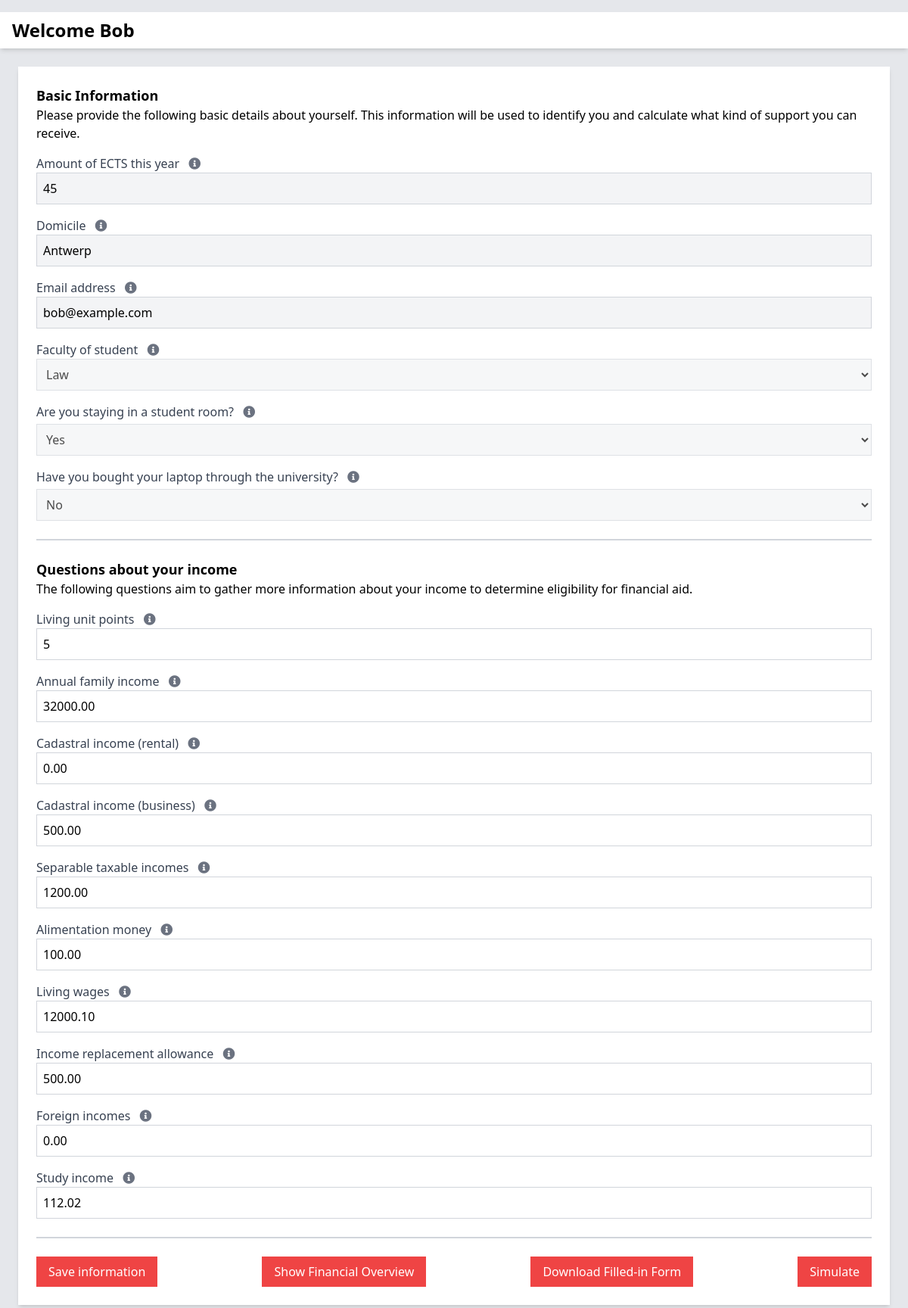
Screenshot of /simulate/ (signed in) with the database file from the repository.
### app/models.py (models this page shows, shortened)
class Question(models.Model):
    text = models.CharField(max_length=200, unique=True)
    tag = models.CharField(max_length=50, unique=True, null=True, blank=True)
    pub_date = models.DateTimeField(auto_now_add=True, null=True, blank=True)

class UserProfile(models.Model):
    user_id = models.AutoField(primary_key=True)
    password = models.CharField(max_length=128)  # You'd normally use Django's built-in User model with hashing
    email = models.EmailField()
    faculty = models.CharField(max_length=100)
    ects_amount = models.PositiveIntegerField()
    domicile = models.CharField(max_length=255)
    living_unit_points = models.IntegerField(null=True, blank=True)  # Points for living unit
    annual_family_income = models.DecimalField(max_digits=12, decimal_places=2)
    cadastral_income_rental = models.DecimalField(max_digits=12, decimal_places=2)
    cadastral_income_business = models.DecimalField(max_digits=12, decimal_places=2)
    separable_taxable_incomes = models.DecimalField(max_digits=12, decimal_places=2)
    alimentation_money = models.DecimalField(max_digits=12, decimal_places=2, null=True, blank=True)
    living_wages = models.DecimalField(max_digits=12, decimal_places=2)
    income_replacement_allowance = models.DecimalField(max_digits=12, decimal_places=2)
    foreign_incomes = models.DecimalField(max_digits=12, decimal_places=2)
    study_income = models.DecimalField(max_digits=12, decimal_places=2, null=True, blank=True)
    student_room = models.CharField(max_length=3, choices=[('yes', 'Yes'), ('no', 'No')], blank=True, null=True)
    laptop_purchased = models.CharField(max_length=3, choices=[('yes', 'Yes'), ('no', 'No')], blank=True, null=True)

### app/views.py (the view)
# urls.py: path('simulate/', views.simulate, name='simulate'),  # Simulate page
def simulate(request):
    if 'guest' in request.GET:
        if 'email' in request.session:
            del request.session['email']
    user_email = request.session.get('email')
    if not user_email and 'guest' not in request.GET:
        return redirect('index')
    user = None
    if user_email:
        try:
            user = UserProfile.objects.get(email=user_email)
        except UserProfile.DoesNotExist:
            user = None
    username = user_email.split('@')[0].capitalize() if user_email else "Guest"
    header = f"Welcome {username}" if user_email else "Financial Simulation"
    context = {
        'username': username,
        'header': header,
        'user_email': user_email,  # Pass user_email to the template
        'basic_questions': Question.objects.filter(text__in=[
            "Email address", "Faculty of student", "Amount of ECTS this year", "Domicile"
        ]),
        'yes_no_questions': Question.objects.filter(text__in=[
            "Are you staying in a student room?", "Have you bought your laptop through the university?"
        ]),
        'income_questions': Question.objects.exclude(text__in=[
            "Email address", "Faculty of student", "Amount of ECTS this year",
            "Domicile", "Are you staying in a student room?", "Have you bought your laptop through the university?"
        ]),
        'yes_no_questions': [
            {
                'text': "Are you staying in a student room?",
                'tag': "student_room",
                'answer': user.student_room if user else ""
            },
            {
                'text': "Have you bought your laptop through the university?",
                'tag': "laptop_purchased",
                'answer': user.laptop_purchased if user else ""
            }
        ],
        'email': user.email if user else '',
        'faculty': user.faculty if user else '',
        'ects_amount': user.ects_amount if user else '',
        'domicile': user.domicile if user else '',
        'living_unit_points': user.living_unit_points if user else '',
        'annual_family_income': user.annual_family_income if user else '',
        'cadastral_income_rental': user.cadastral_income_rental if user else '',
        'cadastral_income_business': user.cadastral_income_business if user else '',
        'separable_taxable_incomes': user.separable_taxable_incomes if user else '',
        'alimentation_money': user.alimentation_money if user else '',
        'living_wages': user.living_wages if user else '',
        'income_replacement_allowance': user.income_replacement_allowance if user else '',
        'foreign_incomes': user.foreign_incomes if user else '',
        'study_income': user.study_income if user else '',
    }
    return render(request, 'account_info.html', context)

### app/templates/account_info.html (shortened to what this page needs)
<html lang="en">
<head>
    <script src="https://cdn.tailwindcss.com"></script>
    <link rel="stylesheet" href="https://cdnjs.cloudflare.com/ajax/libs/font-awesome/5.15.3/css/all.min.css">
</head>
<body class="bg-gray-200">
    <h1 class="text-2xl font-bold mt-4 bg-white px-4 py-2 shadow-md">
        {{ header }}
    </h1>
    <div class="flex flex-col items-center p-6">
        <div class="w-full max-w-6xl bg-white shadow-md p-6">
            <p class="text-lg font-semibold">Basic Information</p>
            <p>Please provide the following basic details about yourself. This information will be used to identify you and calculate what kind of support you can receive.</p>
            <form id="basic-form" class="space-y-4" method="POST">
                {% for question in basic_questions %}
                <div>
                    <label class="block text-gray-700" for="basic_question{{ forloop.counter }}">
                        {{ question.text }}
                        <i class="fas fa-info-circle text-gray-500 ml-2 cursor-pointer hover:text-blue-500"
                           title="{% if question.text == 'Email address' %}Your university email address (if applicable). If not, fill in None.{% elif question.text == 'Faculty of student' %}The faculty you are enrolled in e.g. Law, Engineering.{% elif question.text == 'Amount of ECTS this year' %}The total ECTS credits you are taking this year or would like to take if you logged in as a guest.{% elif question.text == 'Domicile' %}The official place where you live.{% endif %}"></i>
                    </label>
                    {% if question.text == 'Faculty of student' %}
                    <select class="w-full p-2 border border-gray-300 {% if user_email %}bg-gray-100{% else %}bg-white{% endif %}"
                            id="basic_question{{ forloop.counter }}"
                            name="basic_question{{ forloop.counter }}" {% if user_email %}disabled{% endif %}>
                        <option value="Law" {% if faculty == 'Law' %}selected{% endif %}>Law</option>
                    </select>
                    {% else %}
                    <input class="w-full p-2 border border-gray-300 {% if user_email %}bg-gray-100{% endif %}"
                           id="basic_question{{ forloop.counter }}"
                           name="basic_question{{ forloop.counter }}" type="text"
                           {% if user_email  %}readonly{% endif %}
                           value="{% if question.text == 'Email address' %}{{ email }}{% elif question.text == 'Amount of ECTS this year' %}{{ ects_amount }}{% elif question.text == 'Domicile' %}{{ domicile }}{% endif %}">
                    {% endif %}
                </div>
                {% endfor %}
            </form>
            <div>
                <form id="yes_no-form" class="space-y-4 mt-2">
                    {% for question in yes_no_questions %}
                    <div>
                        <label class="block text-gray-700 font-medium mb-1" for="yes_no_question{{ forloop.counter }}">
                            {{ question.text }}
                            <i class="fas fa-info-circle text-gray-500 ml-2 cursor-pointer hover:text-blue-500"
                               title="{% if question.text == 'Are you staying in a student room?' %}Select 'Yes' if you live in a student dormitory. If this is not the case, select 'No'{% elif question.text == 'Have you bought your laptop through the university?' %}Select 'Yes' if you purchased your laptop via the university program, if not select 'No'{% endif %}"></i>
                        </label>
                        <select class="w-full p-2 border border-gray-300 {% if user_email %}bg-gray-100{% else %}bg-white{% endif %}"
                                id="yes_no_question{{ forloop.counter }}"
                                name="{{ question.text }}"
                                value="yes" {% if user_email %}disabled{% endif %}>
                            <option value="yes" {% if question.answer == "yes" %}selected{% endif %}>Yes</option>
                            <option value="no" {% if question.answer == "no" %}selected{% endif %}>No</option>
                        </select>
                    </div>
                    {% endfor %}
                </form>
            </div>
            <hr class="my-6 border-t-2 border-gray-300">
            <p class="text-lg font-semibold">Questions about your income</p>
            <p>The following questions aim to gather more information about your income to determine eligibility for financial aid.</p>
            <form id="income-form" class="space-y-4" method="POST">
                {% for question in income_questions %}
                <div>
                    <label class="block text-gray-700" for="income_question{{ forloop.counter }}">
                        {{ question.text }}
                        <i class="fas fa-info-circle text-gray-500 ml-2 cursor-pointer hover:text-blue-500"
                           title="{% if question.text == 'Living unit points' %}Points assigned to your living unit, used to calculate eligibility for financial aid.{% elif question.text == 'Annual family income' %}The total net income of your family for the year.{% elif question.text == 'Cadastral income (rental)' %}Income derived from renting out properties.{% elif question.text == 'Cadastral income (business)' %}Income derived from business properties.{% elif question.text == 'Separable taxable incomes' %}Taxable incomes that can be separated, such as investment income or bonuses.{% elif question.text == 'Alimentation money' %}Money received for child support or similar purposes.{% elif question.text == 'Living wages' %}Income earned from wages or salaries.{% elif question.text == 'Income replacement allowance' %}Allowance received if you are unable to work due to a disability.{% elif question.text == 'Foreign incomes' %}Income earned from foreign sources.{% elif question.text == 'Study income' %}Income earned while studying, such as scholarships or part-time jobs.{% endif %}"></i>
                    </label>
                    <input class="w-full p-2 border border-gray-300" id="income_question{{ forloop.counter }}"
                           name="{{ question.tag }}" type="text"
                           value="{% if question.text == 'Living unit points' %}{{ living_unit_points }}{% elif question.text == 'Annual family income' %}{{ annual_family_income }}{% elif question.text == 'Cadastral income (rental)' %}{{ cadastral_income_rental }}{% elif question.text == 'Cadastral income (business)' %}{{ cadastral_income_business }}{% elif question.text == 'Separable taxable incomes' %}{{ separable_taxable_incomes }}{% elif question.text == 'Alimentation money' %}{{ alimentation_money }}{% elif question.text == 'Living wages' %}{{ living_wages }}{% elif question.text == 'Income replacement allowance' %}{{ income_replacement_allowance }}{% elif question.text == 'Foreign incomes' %}{{ foreign_incomes }}{% elif question.text == 'Study income' %}{{ study_income }}{% endif %}">
                </div>
                {% endfor %}
            </form>
            <hr class="my-6 border-t-2 border-gray-300">
            <div class="flex justify-between mt-6">
                {% if user_email %}
                    <button id="save-button" class="bg-red-500 text-white py-2 px-4" type="button">Save information</button>
                    <button class="bg-red-500 text-white py-2 px-4" type="button" onclick="window.location.href='{% url 'financial_overview' %}';">
                        Show Financial Overview
                    </button>
                    <button class="bg-red-500 text-white py-2 px-4" type="button" onclick="downloadJSON()">
                        Download Filled-in Form
                    </button>
                    <button class="bg-red-500 text-white py-2 px-4" type="button" id="submit-button" onclick="calculate_income()">
                        Simulate
                    </button>
                {% endif %}
            </div>
        </div>
    </div>
</body>
</html>

### rows the page displays
Question: text "Amount of ECTS this year", ects_amount "45"
Question: text "Domicile"
UserProfile: domicile "Antwerp", email "bob@example.com", student_room "Yes" "No", annual_family_income "32000.00", cadastral_income_rental "0.00", cadastral_income_business "500.00", separable_taxable_incomes "1200.00", alimentation_money "100.00", living_wages "12000.10", income_replacement_allowance "500.00", foreign_incomes "0.00", study_income "112.02"
Question: text "Email address"
Question: text "Faculty of student"
Question: text "Living unit points", living_unit_points "5"
Question: text "Annual family income"
Question: text "Cadastral income (rental)"
Question: text "Cadastral income (business)"
Question: text "Separable taxable incomes"
Question: text "Alimentation money"
Question: text "Living wages"
Question: text "Income replacement allowance"
Question: text "Foreign incomes"
Question: text "Study income"

### other values shown
{{ header }} "Welcome Bob"
{{ question.text }} "Are you staying in a student room?" "Have you bought your laptop through the university?"
